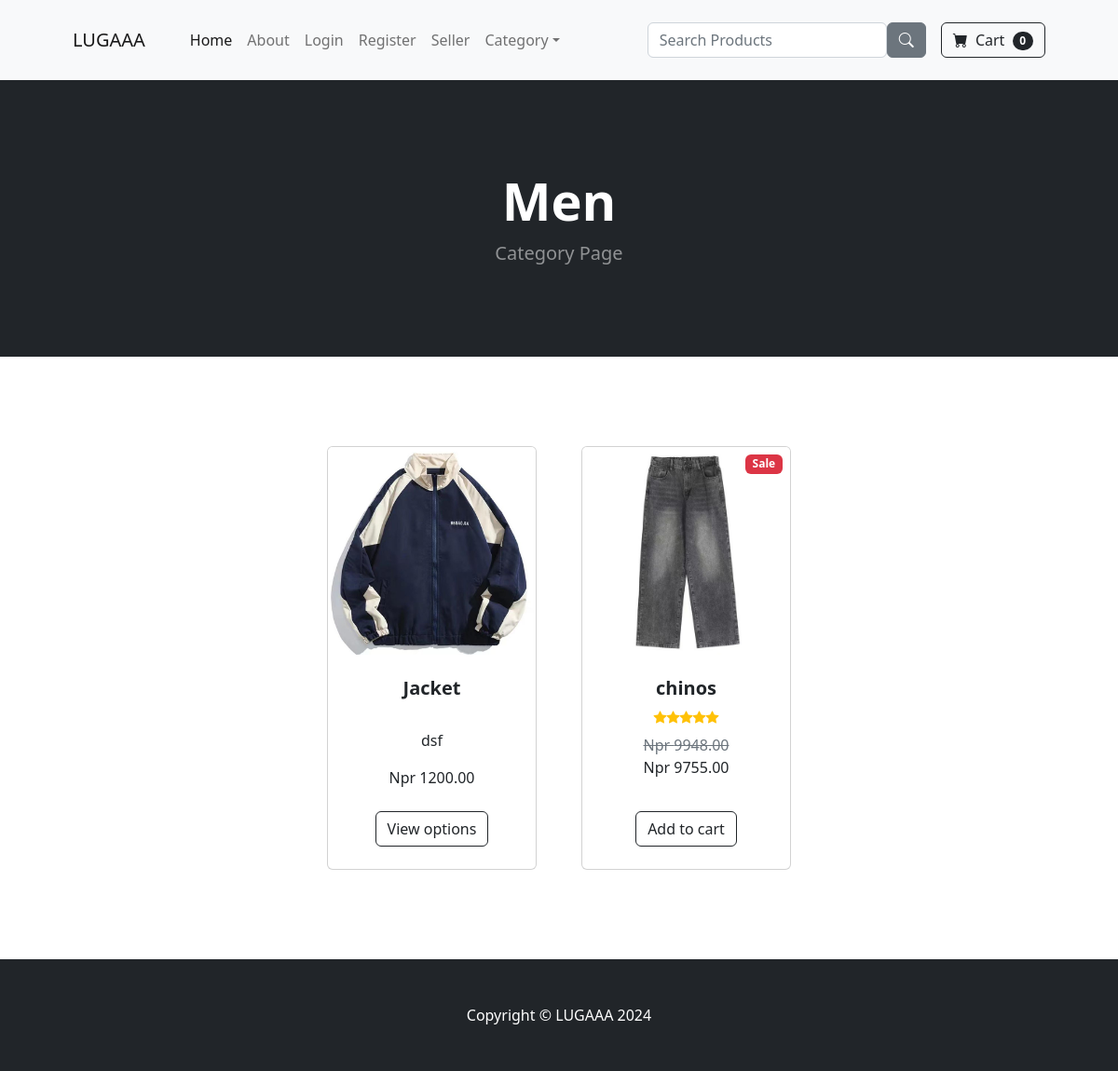
Page /category/Men on the committed database.
### store/models.py (models this page shows, shortened)
class Category(models.Model):
    name = models.CharField(max_length=50, unique=True)
    parent = models.ForeignKey('self', on_delete=models.CASCADE, blank=True, null=True, related_name='children' )
    category_image = models.ImageField(upload_to='uploads/category/')
    def __str__(self):
        return self.name
    class Meta:
        verbose_name_plural = 'Categories'

class Product(models.Model):
    name =  models.CharField(max_length=100)
    price =  models.DecimalField(default=0, decimal_places=2, max_digits = 8)
    category =  models.ForeignKey(Category, on_delete=models.CASCADE, null=True, blank=True)
    description =  models.CharField(max_length=250, default='', blank = True, null=True)
    image = models.ImageField(upload_to='uploads/product/')
    is_sale = models.BooleanField(default= False)
    sale_price = models.DecimalField(default=0, decimal_places=2, max_digits = 8, null=True)
    in_stock =  models.PositiveIntegerField(default=1)

### store/views.py (the view)
# urls.py: path('category/<str:foo>', views.category, name='category'),#urlpatterns for category page
def category(request, foo):
    foo = foo.replace('-', ' ')
    try:
        category = Category.objects.get(name=foo)
        if category.children.exists():
            child_categories = category.children.all()
            products = Product.objects.filter(category__in= child_categories)
        else:
            products = Product.objects.filter(category = category)
        return render(request, 'category.html', {'products': products, 'category': category})
    except:
        messages.success(request, ("The Category Doesnt exist."))
        return redirect('home')

### cart/cart.py (called while the page is built)
    def __len__(self):
        return len(self.cart)

### cart/context_processor.py (called while the page is built)
def cart(request):
    return {'cart': Cart(request)}

### store/templates/category.html
{% extends 'base.html' %}
{% load static %}
{% block content %}
        <header class="bg-dark py-5">
            <div class="container px-4 px-lg-5 my-5">
                <div class="text-center text-white">
                    <h1 class="display-4 fw-bolder">{{category}}</h1>
                    <p class="lead fw-normal text-white-50 mb-0">Category Page</p>
                </div>
            </div>
        </header>
        <section class="py-5">
            <div class="container px-4 px-lg-5 mt-5">
                <div class="row gx-4 gx-lg-5 row-cols-2 row-cols-md-3 row-cols-xl-4 justify-content-center">
                   {% for product in products %}
                        {% if product.is_sale %}
                        <div class="col mb-5">
                            <div class="card h-100">
                                <div class="badge bg-danger text-white position-absolute" style="top: 0.5rem; right: 0.5rem">Sale</div>
                                <img class="card-img-top" src="{{ product.image.url }}" alt="..." />
                                <div class="card-body p-4">
                                    <div class="text-center">
                                        <h5 class="fw-bolder">{{  product.name }}</h5>
                                        <div class="d-flex justify-content-center small text-warning mb-2">
                                            <div class="bi-star-fill"></div>
                                            <div class="bi-star-fill"></div>
                                            <div class="bi-star-fill"></div>
                                            <div class="bi-star-fill"></div>
                                            <div class="bi-star-fill"></div>
                                        </div>
                                        <span class="text-muted text-decoration-line-through">Npr {{product.price}}</span><br>
                                        Npr {{product.sale_price}}
                                    </div>
                                </div>
                                <div class="card-footer p-4 pt-0 border-top-0 bg-transparent">
                                    <div class="text-center"><a class="btn btn-outline-dark mt-auto" href="{% url 'product' product.id %}">Add to cart</a></div>
                                </div>
                            </div>
                        </div>
                        {% else %}
                    <div class="col mb-5">
                        <div class="card h-100">
                            <img class="card-img-top" src="{{ product.image.url }}" alt="..." />
                            <div class="card-body p-4">
                                <div class="text-center">
                                    <h5 class="fw-bolder">{{ product.name}}</h5><br>
                                    <p>{{ product.description }}</p>
                                    Npr {{product.price }}
                                </div>
                            </div>
                            <div class="card-footer p-4 pt-0 border-top-0 bg-transparent">
                                <div class="text-center"><a class="btn btn-outline-dark mt-auto" href="{% url 'product' product.id %}">View options</a></div>
                            </div>
                        </div>
                    </div>
                    {% endif %}
                    {% endfor %}
        </section>
{% endblock %}

### rows in the picture
Category: name "Men"
Product: image (picture), name "Jacket", description "dsf", price "1200.00"
Product: image (picture), name "chinos", price "9948.00", sale_price "9755.00"

### other values in the picture
{{ cart|length }} "0"
